Frame 1 (no input): blank canvas, image omitted
Frame 60 (the mouse pressed at the canvas centre just before this capture): blank canvas, image omitted
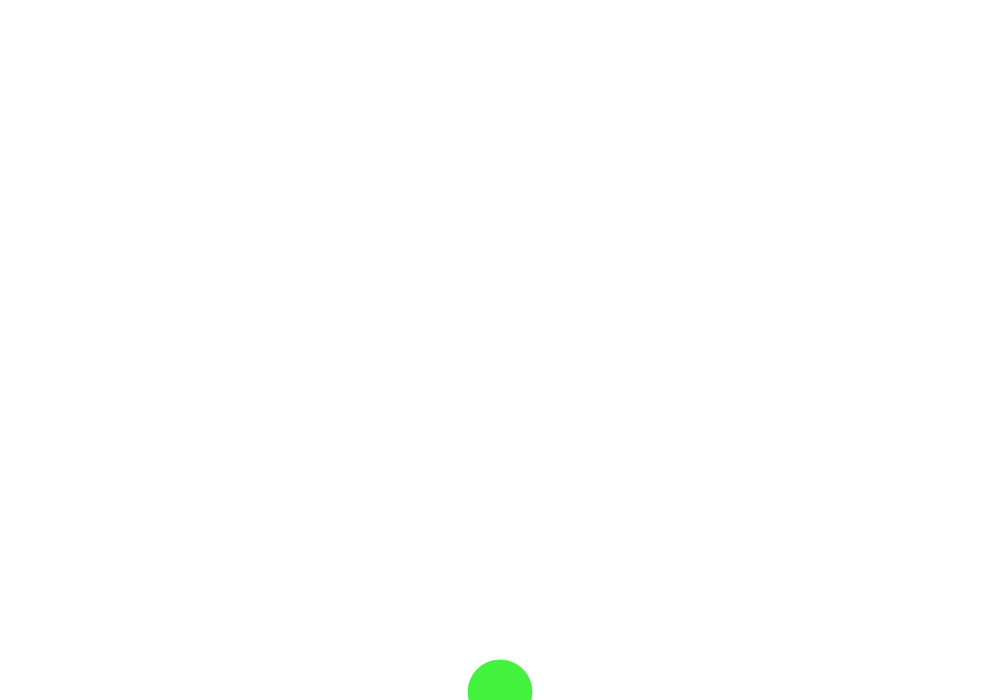
Frame 120 (the mouse held since frame 60 and released just before this capture)

The Processing sketch whose frames 1 and 60 were blank and that drew this single picture after the mouse press (run headless with seeded random() and noise(); from frame 60 on, the mouse is pressed at the canvas centre):

// Processing sketch: processing_24612
// ── processing_24612.pde

ArrayList balls;
 
//float X;
//float Y;
 
void setup() {
  size(1000,700);
  smooth();
  noStroke();
   
  balls = new ArrayList();
   
//  balls.add(new Ball(width/2, 0, 48));
}
 
void draw()
{
  background(255);
  
  for (int i = balls.size() - 1; i >= 0; i--)
  {
    Ball ball = (Ball) balls.get(i);
    ball.move();
    ball.display();  
     
 
  }
   
}
  
void mousePressed() {
//    balls.add(new Ball(mouseX, mouseY, ballWidth) );
  balls.add(new Ball(mouseX, mouseY ) );
   
}
 
 
class Ball {
  float X;
  float Y;
  float s = random(100);
   
  float gspeed = 0; // gravity speed
  float yspeed = 0; // height speed
   
  float r = random(255);
  float g = random(255);
  float b = random(255);
 
  Ball(float xmouse, float ymouse) {
    X = xmouse;
    Y = ymouse;
    gspeed = 0.2;
    yspeed = 0;
  }
   
  void move() {
    yspeed = yspeed + gspeed;
    Y = Y + yspeed;
    
     
    if ( Y>height )
    {
      yspeed = yspeed * -0.7;     
      Y = height;     
    }
  }
   
  void display() {
    fill(r,g,b);
//    stroke(0);
    ellipse(X, Y, s, s);
  }
}
